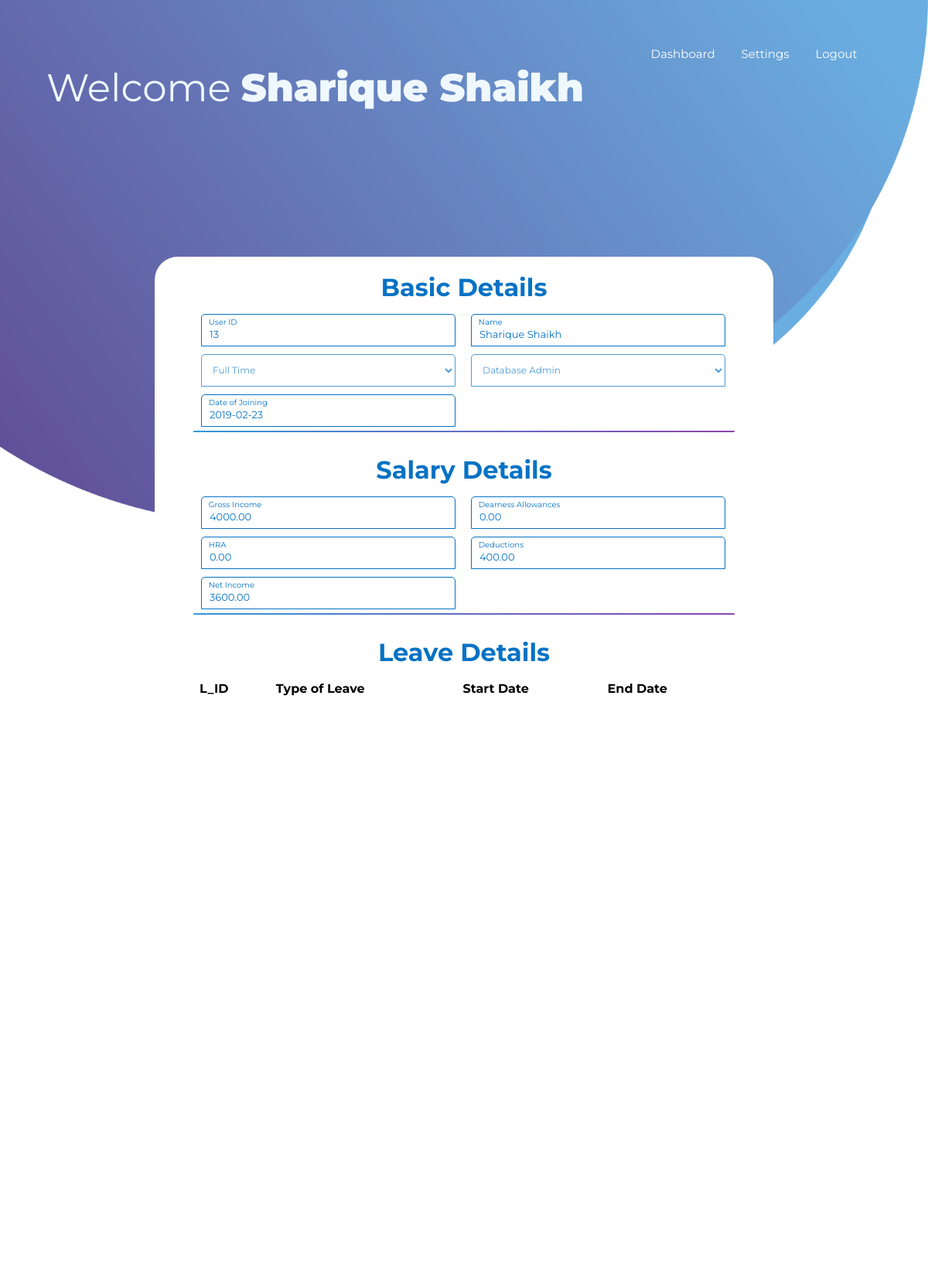
The page /emp.php?a=13 on the database its author committed.
### tables this page shows
CREATE TABLE `employee` (
  `E_ID` int(11) NOT NULL,
  `E_NAME` varchar(40) NOT NULL,
  `Password` varchar(30) NOT NULL,
  `Phone` bigint(20) NOT NULL,
  `Type` text NOT NULL,
  `Desig` text NOT NULL,
  `DOJ` date NOT NULL
);

CREATE TABLE `salary` (
  `S_ID` int(11) NOT NULL,
  `GI` decimal(20,2) DEFAULT 0.00,
  `DA` decimal(20,2) DEFAULT 0.00,
  `HRA` decimal(20,2) DEFAULT 0.00,
  `HC` decimal(20,2) DEFAULT 0.00,
  `NI` decimal(20,2) DEFAULT 0.00,
  `E_ID` int(11) NOT NULL
);

### emp.php (the view, shortened to what this page needs)
<?php
$id = $_GET['a'];
$host = "localhost";
 $dbUsername = "id11037018_admin";
    $dbPassword = "admin";
    $dbname = "id11037018_payroll";
    $conn = new mysqli($host, $dbUsername, $dbPassword, $dbname);
    if (mysqli_connect_error()) {
    	die('Connect Error('. mysqli_connect_errno().')'. mysqli_connect_error());
    }
	else {
		$q = "Select * from employee where E_ID = $id";
      $query = mysqli_query($conn,$q);
	$res = mysqli_fetch_array($query);
	$q1 = "Select * from salary where E_ID = $id";
	$query1 = mysqli_query($conn,$q1);
	$res1 = mysqli_fetch_array($query1);
     }
?>
<!DOCTYPE html>
<html lang="en" dir="ltr">
  <head>
	   <link rel="stylesheet" type="text/css" href="empc.css">
  </head>
  <body>
	  <div id = "welcome">
	  <div id = "heading">Welcome <span id="mainhead"><?php echo $res['E_NAME']; ?></span></div>
	  </div>
		<div class="bottom-text">
          <a id="nav" href="https://payrollmngsys.000webhostapp.com/emp.php?a=<?php echo $id; ?>">Dashboard</a>
          <a id="nav" href="https://payrollmngsys.000webhostapp.com/empsett.php?a=<?php echo $id; ?>">Settings</a>
          <a id="nav" href="https://payrollmngsys.000webhostapp.com/index.php">Logout</a>
        </div>
      <form action="index.html" class="login-form">
        <h1>Basic Details</h1>
<div class="txtbd">
          <input type="text" value="<?php echo $res['E_ID']; ?>" disabled>
          <span>User ID</span>
        </div>
		  <div class="txtbd">
          <input type="text" value="<?php echo $res['E_NAME']; ?>" disabled>
          <span>Name</span>
        </div>
		  <div class="txtb">
		  <select name="type" disabled>
		<option selected hidden value=""><?php echo $res['Type']; ?></option>
</select>
		  </div>
		  <div class="txtb">
		  <select name="desig" disabled>
		<option value=""><?php echo $res['Desig']; ?></option>
</select>
		  </div>
		  <div class="txtbd">
          <input name="date" type="text" onfocus="(this.type='date')" onblur="if(!this.value)this.type='text'" value="<?php echo $res['DOJ']; ?>" disabled>
          <span>Date of Joining</span>
        </div>
		  <input type="" class="logbtndis" value="" disabled>
		  <br>
		   <h1>Salary Details</h1>
		  <div class="txtbd">
          <input type="text" name="ph" value="<?php echo $res1['GI']; ?>"disabled>
			  <span>Gross Income</span>
        </div>
		  <div class="txtbd">
          <input type="text" name="ph" value="<?php echo $res1['DA']; ?>"disabled>
			  <span>Dearness Allowances</span>
        </div>
		  <div class="txtbd">
          <input type="text" name="ph" value="<?php echo $res1['HRA']; ?>"disabled>
			  <span>HRA</span>
        </div>
		  <div class="txtbd">
          <input type="text" name="ph" value="<?php echo $res1['HC']; ?>"disabled>
			  <span>Deductions</span>
        </div>
		  <div class="txtbd">
          <input type="text" name="ph" value="<?php echo $res1['NI']; ?>"disabled>
			  <span>Net Income</span>
        </div>
		  <input type="" class="logbtndis" value="" disabled>
		  <br>
		   <h1>Leave Details</h1>
		  <table>
			  <tr>
			  <th>L_ID</th>
				  <th>Type of Leave</th>
				  <th>Start Date</th>
				  <th>End Date</th>
			  </tr>
</table>
      </form>
  </body>
</html>

### empc.css (style rules this page uses)
* { margin: 0; padding: 0; text-decoration: none; font-family: montserrat; box-sizing: border-box; }
#welcome { position: absolute; top: 5%; left: 5%; }
#heading { font-size: 50px; color: aliceblue; }
#mainhead { font-weight: 1000; font-size: 50px; color: aliceblue; }
body { min-height: 100vh; background-image: url(design.png); background-size: 100%; background-repeat: no-repeat; }
.login-form { width: 800px; height: 100%; text-align: center; padding:10px 50px 80px 50px; border-radius: 30px; position: absolute; left: 50%; top: 70%; transform: translate(-50%,-50%); background-color: white; font-family: 'Montserrat', sans-serif; }
.login-form h1 { text-align: center; margin-top: 10px; margin-bottom: 10px; font-family: 'Montserrat', sans-serif; color: #0572C4; }
.txtb { position: relative; margin-top: 5px; margin-left: 10px; margin-bottom: 5px; margin-right: 10px; text-align: left; width: 47%; float: left; }
.txtb input,.txtbd input { font-size: 13px; color: #333; border-left: 1px solid #0572C4; border-top: 1px solid #0572C4; border-right: 1px solid #0572C4; border-bottom: 1px solid #0572C4; border-top-left-radius: 5px; border-top-right-radius: 5px; color: #0572C4; width: 100%; outline: none; background: none; padding: 25px 5px 15px 10px; height: 40px; }
.txtb select { font-size: 12px; font-family: 'Montserrat', sans-serif; color: #333; border-left: 1px solid #0572C4; border-top: 1px solid #0572C4; border-right: 1px solid #0572C4; border-bottom: 1px solid #0572C4; border-top-left-radius: 5px; border-top-right-radius: 5px; color: #0572C4; width: 100%; outline: none; background: none; padding: 10px 5px 10px 10px; height: 42px; }
.txtbd span { font-size: 10px; content: attr(data-placeholder); position: absolute; top: 10px; left: 3%; color: #adadad; transform: translateY(-50%); transition: .3s; font-family: 'Montserrat', sans-serif; color: #0572C4; }
.txtbd { position: relative; margin-top: 5px; margin-left: 10px; margin-bottom: 5px; margin-right: 10px; text-align: left; width: 47%; float: left; }
table { border-collapse: collapse; width: 100%; margin-bottom: 50px; }
th, td { text-align: left; padding: 8px; font-family: 'Montserrat', sans-serif; }
.logbtndis { display: block; margin-top: 20px; padding: px; border: 0px solid white; border-radius: 5px; width: 100%; height: 2px; background: linear-gradient(120deg,#3498db,#8e44ad,#3498db); background-size: 200%; color: #fff; outline: none; cursor: pointer; transition: .5s; font-family: 'Montserrat', sans-serif; }
.bottom-text { margin-top: 60px; margin-left: 60%; text-align: center; font-size: 15px; font-family: 'Montserrat', sans-serif; }
#nav { color: white; font-family: 'Montserrat', sans-serif; padding-left: 30px; }

### rows shown on the page
employee: E_NAME "Sharique Shaikh", E_ID "13", type "Full Time", desig "Database Admin", date "2019-02-23"
salary: ph "4000.00", ph "0.00", ph "400.00", ph "3600.00"
